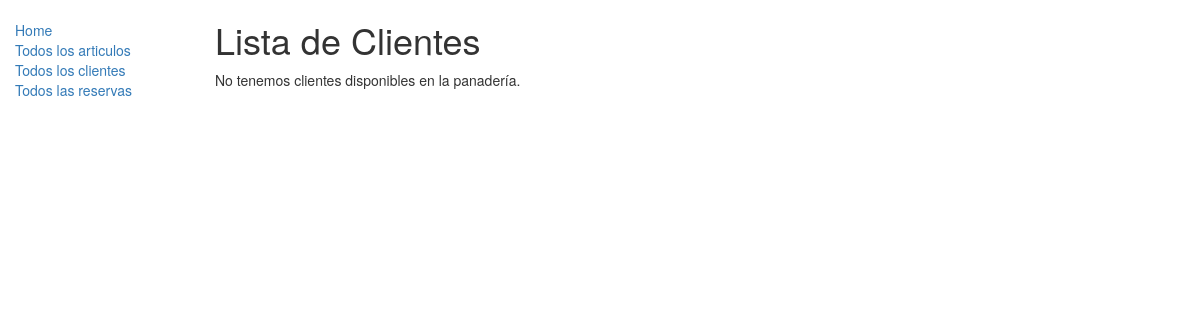
Page /catalogo/clientes/ on the earlier database version.
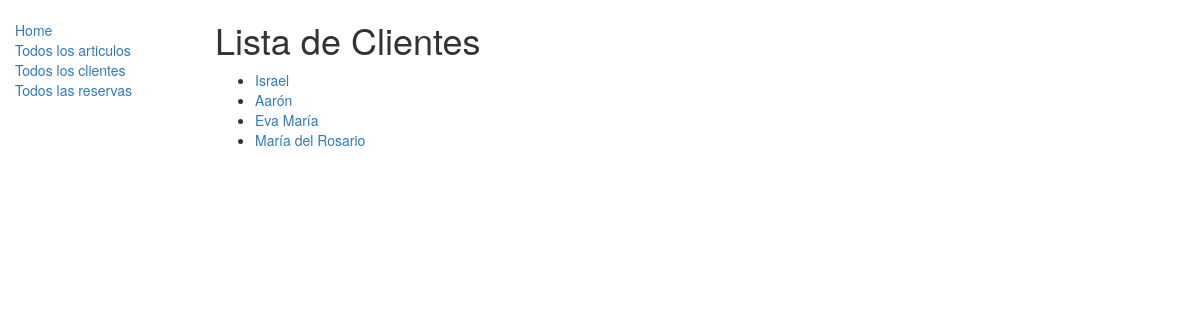
Same page on the later database version.
### catalogo/models.py (models this page shows, shortened)
class Cliente(models.Model):
	nombre = models.CharField(max_length=30, help_text="Ingresa tu nombre.")
	apellidos = models.CharField(max_length=50, help_text="Ingresa tus apellidos.")
	telefono = models.IntegerField(help_text="Ingresa tu número de teléfono.")

### catalogo/views.py (the view)
class ListaClientesView(generic.ListView):
	model = Cliente
	template = "templates/catalogo/cliente_list.html"

### catalogo/templates/catalogo/cliente_list.html
{% extends "base_generic.html" %}
{% block content %}
    <h1>Lista de Clientes</h1>
    {% if cliente_list %}
    <ul>
      {% for cliente in cliente_list %}
      <li>
        <a href="{{ cliente.get_absolute_url }}">{{ cliente.nombre }}</a>
      </li>
      {% endfor %}
    </ul>
    {% else %}
      <p>No tenemos clientes disponibles en la panadería.</p>
    {% endif %}
{% endblock %}

Differences in the rows shown:
added Cliente: nombre "Israel"
added Cliente: nombre "Aarón"
added Cliente: nombre "Eva María"
added Cliente: nombre "María del Rosario"
Other differences:
text no longer shown: "No tenemos clientes disponibles en la panadería."
